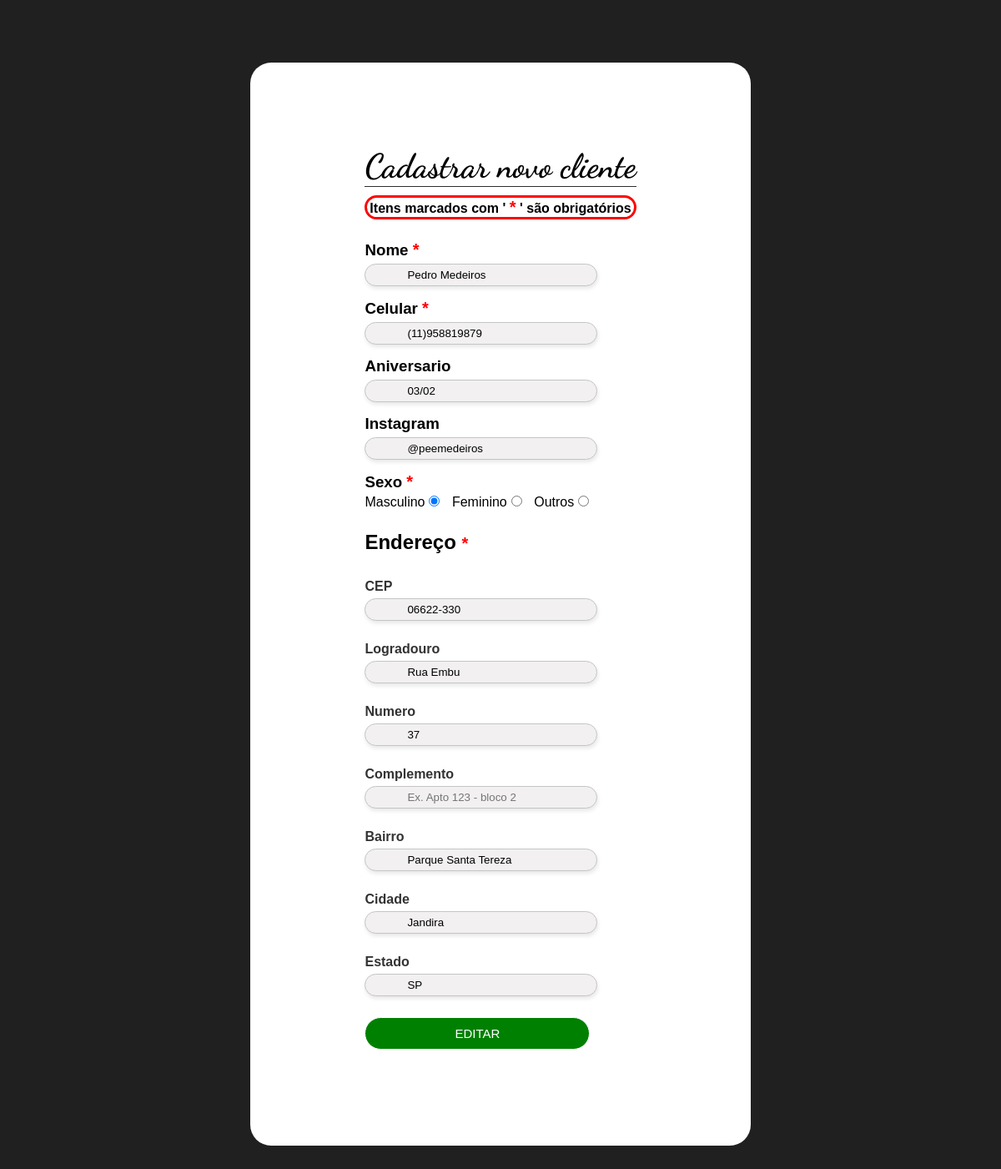
The app's page /cadastrar-cliente.php?idcliente=2&modo=editar with its own data.
### tables this page shows
CREATE TABLE `clientes` (
  `id` int(11) NOT NULL AUTO_INCREMENT,
  `nome` varchar(100) NOT NULL,
  `cpf` varchar(25) DEFAULT NULL,
  `telefone` varchar(20) DEFAULT NULL,
  `celular` varchar(20) NOT NULL,
  `data_nascimento` date DEFAULT NULL,
  `email` varchar(100) DEFAULT NULL,
  `sexo` varchar(1) DEFAULT NULL,
  `cep` varchar(20) NOT NULL,
  `logradouro` varchar(80) NOT NULL,
  `bairro` varchar(80) NOT NULL,
  `cidade` varchar(80) NOT NULL,
  `estado` varchar(2) NOT NULL,
  `numero` varchar(45) NOT NULL,
  `complemento` varchar(70) DEFAULT NULL,
  `avatar` varchar(50) NOT NULL,
  PRIMARY KEY (`id`)
);

### cadastrar-cliente.php (the view, shortened to what this page needs)
<?php
$conexao = conexaoMysql();
$botao = "CADASTRAR";
$checkM = "";
$checkF = "";
$checkO = "";
$nome = (String)"";
$celular = (String)"";
$data_nascimento = (String)"";
$email = (String)"";
$cep = (String)"";
$logradouro = (String)"";
$bairro = (String)"";
$cidade = (String)"";
$estado = (String)"";
$numero = (String)"";
$complemento = (String)"";
if(isset($_GET['modo'])){
    if(strtoupper($_GET['modo']) == "EDITAR"){
        $sql = "SELECT * FROM clientes WHERE id = ".$_GET['idcliente'];
        $select = mysqli_query($conexao, $sql);
        if($rsConsulta = mysqli_fetch_array($select)){
            $nome = $rsConsulta['nome'];
            $celular = $rsConsulta['celular'];
            $data_nascimento = explode("-", $rsConsulta['data_nascimento']);
            $data_nascimento = $data_nascimento[2]."/".$data_nascimento[1];
            $email = $rsConsulta['email'];
            $sexo = $rsConsulta['sexo'];
            if(strtoupper($sexo) == "M")
                $checkM = "checked";
            elseif(strtoupper($sexo) == "F")
                $checkF = "checked";
            else
                $checkO = "checked";
            $cep = $rsConsulta['cep'];
            $logradouro = $rsConsulta['logradouro'];
            $bairro = $rsConsulta['bairro'];
            $cidade = $rsConsulta['cidade'];
            $estado = $rsConsulta['estado'];
            $numero = $rsConsulta['numero'];
            $complemento =$rsConsulta['complemento'];
            $botao = "EDITAR";
        }
    }
}
?>
<!DOCTYPE html>
<html lang="pt-br">
<head>
    <link rel="stylesheet" href="./css/style.css">
</head>
<body>
   <section class="cadastrar-cliente">
        <div class="wrapper-cadastrar">
        <div class="container container-atendimento">
        <form class="cadastro-cliente" action="bd/inserirCliente.php" method="post">
            <div class="cadastro-cliente-col">
                <h1>Cadastrar novo cliente
                    <h4 class="legenda">Itens marcados com ' <span class="obrigatorio">*</span> ' são obrigatórios</h4>
                </h1>
                <div class="text-input">
                    <h3>Nome <span class="obrigatorio">*</span></h3>
                    <input type="text" name="txt-cliente-nome" onkeypress="return validarEntrada(event,'numeric');" value="<?=$nome?>" class="input-cliente">
                </div>
                <div class="text-input">
                    <h3>Celular <span class="obrigatorio">*</span></h3>
                    <input type="text" placeholder="Ex (11) 999999999" name="txt-cliente-celular" onkeypress="return mascaraFone(this,event);" value="<?=$celular?>" id="telefone-cliente" class="input-cliente">
                </div>
                <div class="text-input">
                    <h3>Aniversario</h3>
                    <input type="text" onkeypress="return mascaraAniversario(this, event)" name="txt-cliente-nascimento" value="<?=$data_nascimento?>" class="input-cliente" id="aniversario">
                </div>
                <div class="text-input">
                    <h3>Instagram</h3>
                    <input type="text" placeholder="@exemplo" name="txt-cliente-email" value="<?=$email?>" class="input-cliente">
                </div>
                <h3>Sexo <span class="obrigatorio">*</span></h3>
                <div class="text-input-sexo">
                    Masculino<input value="M" type="radio" name="rdSexo" class="radio-option" <?=$checkM?>>
                    Feminino<input value="F" type="radio" name="rdSexo" class="radio-option" <?=$checkF?>>
                    Outros<input  Value="O" type="radio" name="rdSexo" class="radio-option" <?=$checkO?>>
                </div>
                <h2 class="endereco-titulo">Endereço <span class="obrigatorio">*</span></h2>
                <div class="text-input-row">
                    <div class="coluna-txt-input">
                        <p>CEP</p>
                    </div>
                    <div class="coluna-txt-input">
                        <input type="text" name="txt-cliente-cep" onkeypress="return mascaraCep(this,event);" value="<?=$cep?>" class="input-cliente-rua" id="cep">
                    </div>
                </div>
                <div class="text-input-row">
                    <div class="coluna-txt-input">
                        <p>Logradouro</p>
                    </div>
                    <div class="coluna-txt-input">
                    <input type="text" name="txt-cliente-logradouro" value="<?=$logradouro?>" class="input-cliente-rua" id="logradouro">
                    </div>
                </div>
                <div class="text-input-row">
                    <div class="coluna-txt-input">
                        <p>Numero</p>
                    </div>
                    <div class="coluna-txt-input">
                    <input type="text" name="txt-cliente-numero" onkeypress="return validarEntrada(event,'string');" value="<?=$numero?>" class="input-cliente-rua">
                    </div>
                </div>
                <div class="text-input-row">
                    <div class="coluna-txt-input">
                        <p>Complemento</p>
                    </div>
                    <div class="coluna-txt-input">
                    <input type="text" name="txt-cliente-complemento" value="<?=$complemento?>" class="input-cliente-rua" id="complemento" placeholder="Ex. Apto 123 - bloco 2">
                    </div>
                </div>
                <div class="text-input-row">
                    <div class="coluna-txt-input">
                        <p>Bairro</p>
                    </div>
                    <div class="coluna-txt-input">
                        <input type="text" name="txt-cliente-bairro" value="<?=$bairro?>" class="input-cliente-rua" id="bairro">
                    </div>
                </div>
                <div class="text-input-row">
                    <div class="coluna-txt-input">
                        <p>Cidade</p>
                    </div>
                    <div class="coluna-txt-input">
                    <input type="text" name="txt-cliente-cidade" value="<?=$cidade?>" class="input-cliente-rua" id="cidade">
                    </div>
                </div>
                <div class="text-input-row">
                    <div class="coluna-txt-input">
                        <p>Estado</p>
                    </div>
                    <div class="coluna-txt-input">
                        <input type="text" name="txt-cliente-estado" value="<?=$estado?>" class="input-cliente-estado" id="estado">
                    </div>
                </div>
                <div class="text-input">
                    <input type="submit" name="btn-cadastrar-cliente" class="botao botao-cadastrar" value="<?=$botao?>">
                </div>
            </div>
        </form>
    </div>
        </div>
   </section>
</body>
</html>

### css/style.css (style rules this page uses)
* { margin: 0; padding: 0; box-sizing: border-box; font-family: Arial, Helvetica, sans-serif; }
.container { margin: 0 auto; max-width: 2180px; }
body { background-color: rgb(32, 32, 32); }
.wrapper-cadastrar { display: flex; align-items: center; justify-content: center; background-color: white; width: 50%; margin: 0 auto; border-radius: 25px; margin-top: 75px; margin-bottom: 75px; padding: 100px; }
.cadastro-cliente-col h1 { text-align: center; font-family: 'Dancing Script', cursive; font-size: 40px; margin-bottom: 10px; border-bottom: 1px solid #000000d1; }
.legenda { text-align: center; margin-bottom: 25px; border: 3px solid red; border-radius: 25px; }
.obrigatorio { color: red; font-size: 20px; }
.text-input { margin-bottom: 15px; }
.input-cliente { background-color: #f2f0f0; border-radius: 25px; padding: 5px 50px; margin-top: 5px; border: 1px solid rgb(197, 197, 197); box-shadow: 1px 3px 5px #e8e8e8; }
.input-cliente-rua { background-color: #f2f0f0; border-radius: 25px; padding: 5px 50px; margin-top: 5px; border: 1px solid rgb(197, 197, 197); box-shadow: 1px 3px 5px #e8e8e8; }
.input-cliente-estado { background-color: #f2f0f0; border-radius: 25px; padding: 5px 50px; margin-top: 5px; border: 1px solid rgb(197, 197, 197); box-shadow: 1px 3px 5px #e8e8e8; }
.text-input-sexo { margin-bottom: 25px; }
.radio-option { margin: 0 10px 0 5px; margin-top: 5px; }
.endereco-titulo { margin-bottom: 30px; }
.text-input-row p { color: black; font-weight: bold; opacity: 0.8; }
.text-input-row { margin-bottom: 25px; }
.botao-cadastrar { padding: 10px 20px; width: 83%; background-color: green; border: 1px solid white; border-radius: 25px; color: white; font-size: 15px; font-style: bold; }

### records on screen
clientes: txt-cliente-nome "Pedro Medeiros", txt-cliente-celular "(11)958819879", txt-cliente-nascimento "03/02", txt-cliente-email "@peemedeiros", txt-cliente-cep "06622-330", txt-cliente-logradouro "Rua Embu", txt-cliente-numero "37", txt-cliente-bairro "Parque Santa Tereza", txt-cliente-cidade "Jandira", txt-cliente-estado "SP"
